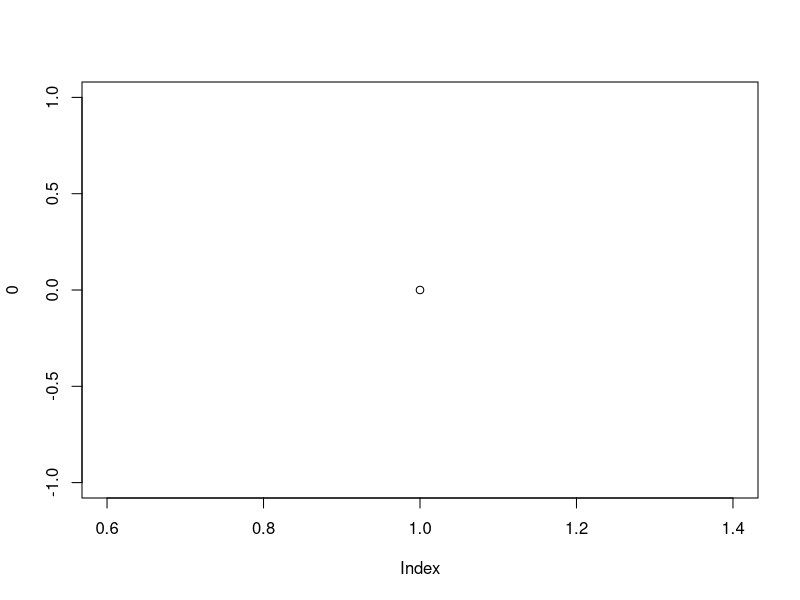
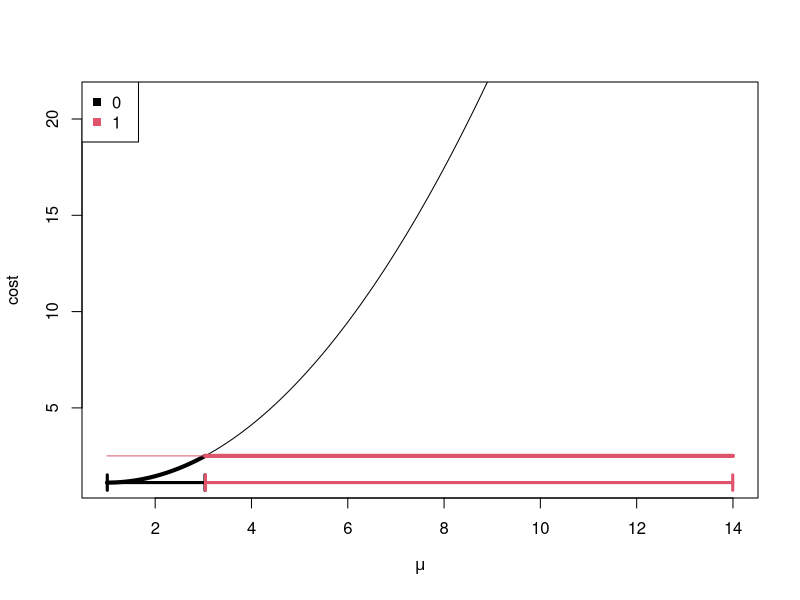
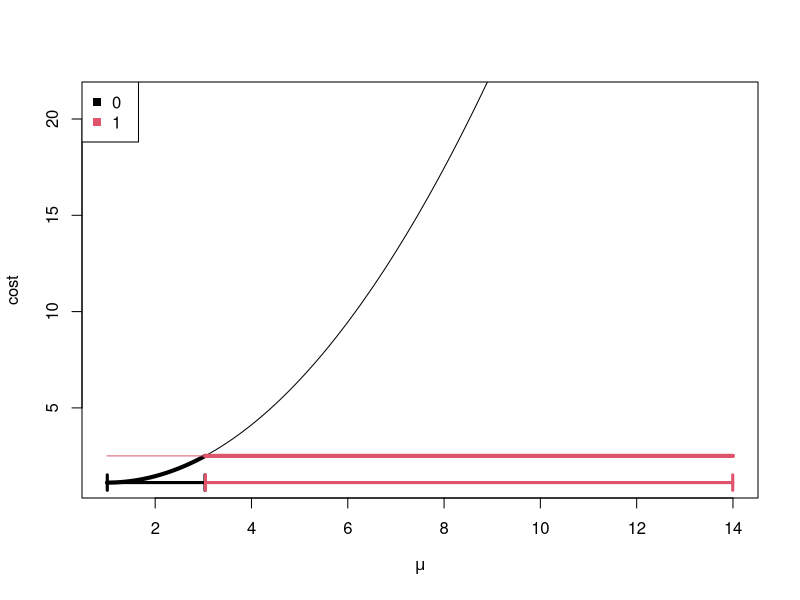
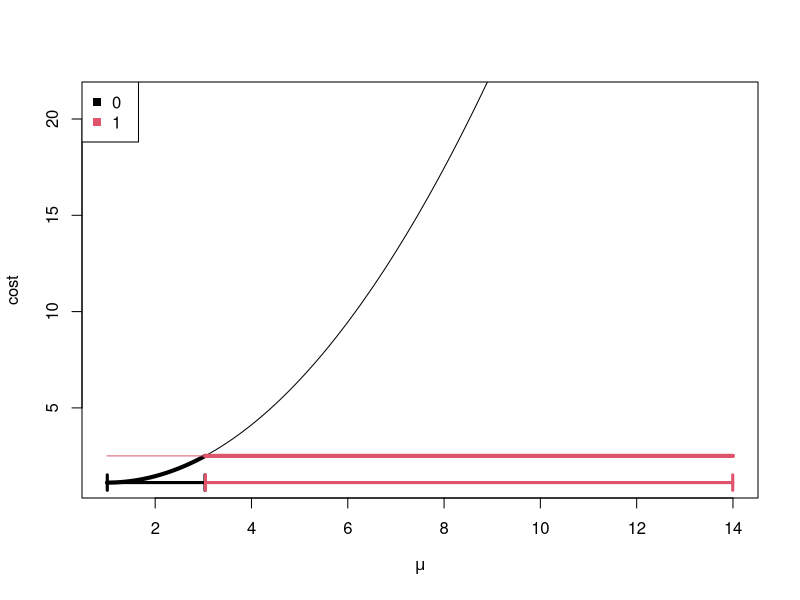
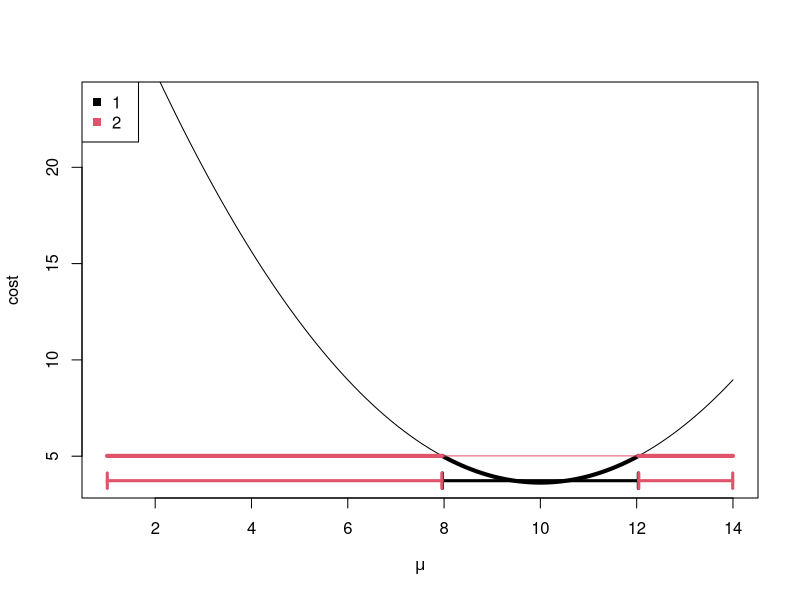
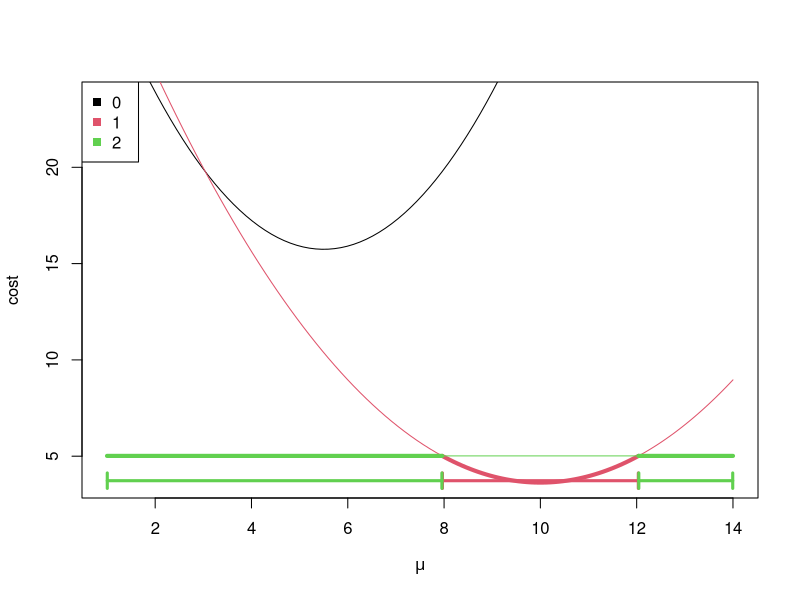
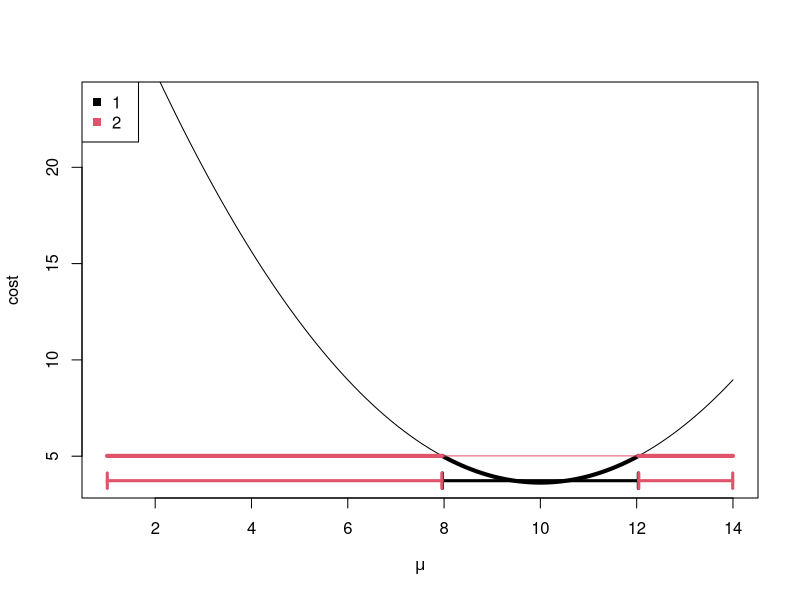
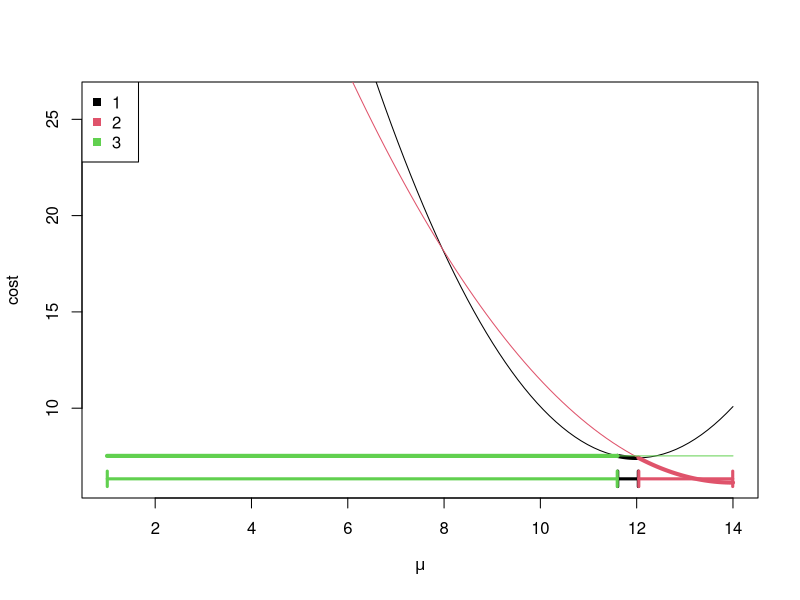

The R source for these figures, in order:
library(data.table)
library(ggplot2)
##library(animint)
##library(directlabels)

####Functions for doing set operations on continuous sets, where a set is stored as a vector of endpoints####

####Union####
u1 <- function(A,B) 
{ 
  if(is.na(A[1])){
    return(B)
  }
  else if(is.na(B[1])){
    return(A)
  }
  else{
    Both<-c(A,B)
    m<-matrix(Both,ncol=2,byrow=T)
    m2<-m[order(m[,1]),]
    Both<-as.vector(t(m2)) #vector now of ordered pairs
    U<-c()
    U[1:2]<-Both[1:2]
    for(i in 2:((length(Both))/2)){
      if(U[length(U)-1]<=Both[2*i-1]&Both[2*i]<=U[length(U)]){
        #do nothing#
      }
      else if(U[length(U)-1]<=Both[2*i-1]&Both[2*i-1]<=U[length(U)]&U[length(U)]<=Both[2*i]){
        U[(length(U)-1):length(U)]<-c(U[length(U)-1],Both[2*i])
      }
      else{U[(length(U)+1):(length(U)+2)]<-Both[(2*i-1):(2*i)]}
    }
    return(U)}
} 

####Intersection####
in1<-function(A,B){
  if(is.na(A[1])|is.na(B[1])){return(NA)}
  else{
    U<-c()
    for(i in 1:(length(A)/2)){
      for(j in 1:(length(B)/2)){
        i1<-max(A[2*i-1],B[2*j-1])
        i2<-min(A[2*i],B[2*j])
        if(i1<=i2){U[(length(U)+1):(length(U)+2)]<-c(i1,i2)}
      }
    }
    if(is.null(U)){return(NA)}
    I<-u1(U,U[1:2])
    return(I)}
}

####Set Difference####
setdiff1<-function(A,B,M=10000){
  if(is.na(A[1])){return(NA)}
  else if(is.na(B[1])){return(A)}
  else{
    delta<-1/M
    m<-matrix(B,ncol=2,byrow=T)
    m2<-m[order(m[,1]),]
    B<-as.vector(t(m2)) #vector now of ordered pairs
    index<-rep(c(-delta,delta),length=length(B))
    BC<-c(-M,B+index,M)
    se<-in1(A,BC)
    return(se)}
}

####Function using Rigaill's pruning methods on optimal partitioning, for normal data with change in mean and variance of 1.5####
set.seed(124)
y<-c(rnorm(60,2,1.5),rnorm(60,0,1))
y <- c(1, 10, 14, 13)
mu.min <- min(y)
mu.max <- max(y)
pen <- log(length(y))
timestep <- 4
n<-length(y)
F<-c()
F[1] <- -pen
CP <- list()
CP[[1]] <-
  quad<-function(x,A,B,C){
    return(A*x^2+B*x+C)
  }
LOC<-c()
LOC[1]<-0
Set<-list()
D<-c(min(y),max(y))
Set[[1]]<-D
a<-c(0);b<-c(0);c<-c(F[1]+pen)
plot(0)
not.bold.lines.list <- list()
bold.lines.list <- list()
intervals.list <- list()
Step <- function(s){
  factor(s, c("before", "unpruned", "pruned"))
}
plotFuns <- function(oloc.vec, step, timestep){
  for(kk in oloc.vec){
    if(kk==oloc.vec[1]){
      plot(x,a[kk+1]*x^2+b[kk+1]*x+c[kk+1],type="l",col=co[kk==oloc.vec],ylim=F[taustar+1]+c(0,20),xlab=expression(mu),ylab="cost",xlim=c(mu.min,mu.max))
    }else{
      lines(x,a[kk+1]*x^2+b[kk+1]*x+c[kk+1],col=co[kk==oloc.vec])
    }
    not.bold.lines.list[[paste(timestep, step, kk)]] <<- data.table(
      timestep,
      step=Step(step),
      mean=x,
      cost=a[kk+1]*x^2+b[kk+1]*x+c[kk+1],
      kk,
      kk.fac=factor(kk),
      is.min=FALSE)
    interval.vec <- Set[[kk+1]]
    if(length(interval.vec)>0){
      mm=length(interval.vec)/2
      if(is.na(interval.vec[1])==FALSE){
        if(interval.vec[1]<mu.min){interval.vec[1]=mu.min}
        if(interval.vec[length(interval.vec)]>mu.max){
          interval.vec[length(interval.vec)]=mu.max
        }
      }
      delta=.4 #interval boundary segment height
      delta2=.005 #interval boundary segment offset
      if(!is.na(interval.vec[1])){
        start.i <- seq(1, length(interval.vec), by=2)
        end.i <- seq(2, length(interval.vec), by=2)
        intervals.list[[paste(timestep, step, kk)]] <<- data.table(
          timestep,
          step=Step(step),
          min=interval.vec[start.i],
          max=interval.vec[end.i],
          kk, kk.fac=factor(kk))
      }
      for(ii in 1:mm) {
        lines(interval.vec[2*ii-c(1,0)]+c(delta2,-delta2),rep(min(c[oloc.vec+1]-0.25*b[oloc.vec+1]^2/(1e-3+a[oloc.vec+1])),2),lwd=3,col=co[(kk)==oloc.vec])#interval
        lines(rep(interval.vec[2*ii-1],2)+delta2,c(min(c[oloc.vec+1]-0.25*b[oloc.vec+1]^2/(1e-3+a[oloc.vec+1]))-delta,min(c[oloc.vec+1]-0.25*b[oloc.vec+1]^2/(1e-3+a[oloc.vec+1]))+delta),lwd=3,col=co[(kk)==oloc.vec])#left interval boundary
        lines(rep(interval.vec[2*ii-0],2)-delta2,c(min(c[oloc.vec+1]-0.25*b[oloc.vec+1]^2/(1e-3+a[oloc.vec+1]))-delta,min(c[oloc.vec+1]-0.25*b[oloc.vec+1]^2/(1e-3+a[oloc.vec+1]))+delta),lwd=3,col=co[(kk)==oloc.vec])#right interval boundary
        ######boldbit
        if(is.na(interval.vec[2*ii-1])==FALSE){
          x2<-seq(interval.vec[2*ii-1],interval.vec[2*ii-0],length=50)
          lines(x2,a[kk+1]*x2^2+b[kk+1]*x2+c[kk+1],col=co[(kk)==oloc.vec],lwd=4)#bold part of function which attains the minimum.
          bold.lines.list[[paste(timestep, step, kk, ii)]] <<- data.table(
            timestep,
            step=Step(step),
            mean=x2,
            cost=a[kk+1]*x2^2 + b[kk+1]*x2 + c[kk+1],
            is.min=TRUE,
            kk, kk.fac=factor(kk),
            ii)
        }#has an interval
      }#for(ii
    }#if(length(interval.vec
  }##for(kk in oloc.vec
  legend("topleft", legend=paste(oloc.vec," "), col=co,pch=15,bg="white")
}
for (taustar in 1:n){
  temp<-c()
  for (tau in 1:length(LOC)){
    vs<-LOC[tau]
    a[vs+1]<-a[vs+1]+1/3
    b[vs+1]<-b[vs+1]-(2/3)*y[taustar]
    c[vs+1]<-c[vs+1]+(1/2)*log(3*pi)+(1/3)*(y[taustar])^2
    temp[tau]<-NA
    if(a[vs+1]==0){
      temp[tau]<-c[vs+1]
    }else{
      for(i in 1:(length(Set[[vs+1]])/2)){
        if(Set[[vs+1]][2*i-1] <= -b[vs+1]/(2*a[vs+1])
           & -b[vs+1]/(2*a[vs+1]) <= Set[[vs+1]][2*i]){
          temp[tau]<-quad(-b[vs+1]/(2*a[vs+1]),a[vs+1],b[vs+1],c[vs+1])}
      }
      if(is.na(temp[tau])){
        temp[tau] <- min(quad(Set[[vs+1]], a[vs+1], b[vs+1], c[vs+1]))
      }
    }
  }
  F[taustar+1]<-min(temp,na.rm=T)
  taudash<-LOC[(which(temp==F[taustar+1]))]
  CP[[taustar+1]]<-c(CP[[taudash+1]],taudash)
  a[taustar+1]<-0;b[taustar+1]<-0;c[taustar+1]<-F[taustar+1]+pen
  Set[[taustar+1]]<-D
  OLOC=c(LOC,taustar)
  ####THE PRUNING BIT####
  for(tau in LOC){
    I <- if((b[tau+1]^2-4*a[tau+1]*(c[tau+1]-F[taustar+1]-pen))<0){
      NA
    }else{
      c(
      (-b[tau+1]-sqrt(b[tau+1]^2-4*a[tau+1]*(c[tau+1]-F[taustar+1]-pen)))/
        (2*a[tau+1]),
      (-b[tau+1]+sqrt(b[tau+1]^2-4*a[tau+1]*(c[tau+1]-F[taustar+1]-pen)))/
        (2*a[tau+1]))
    }
    Set[[tau+1]]<-in1(Set[[tau+1]],I) #intersect function for continuous sets
    if (is.na(Set[[tau+1]][1])){
      LOC<-setdiff(LOC,tau) #discrete set uses the setdiff function
    }
    Set[[taustar+1]]<-setdiff1(Set[[taustar+1]],I) #continuous set uses my setdiff1 function
  }
  if(!is.na(Set[[taustar+1]][1])){
    LOC<-c(LOC,taustar)
  }
  ####PRUNING BIT ENDS####
  ######PLOT timestep-1 ###########
  ##if(taustar==timestep-1){
  x=seq(mu.min,mu.max,length=100)
  co=1:length(OLOC)
  OLOCdash<-c()
  for(it in OLOC){
    if(is.na(Set[[it+1]][1])==FALSE){
      OLOCdash<-c(OLOCdash,it)
    }
  }
  plotFuns(OLOCdash, "before", taustar+1)
  ## for(kk in OLOCdash){
  ##   if(kk==OLOCdash[1]){
  ##     plot(x,a[kk+1]*x^2+b[kk+1]*x+c[kk+1],type="l",col=co[kk==OLOCdash],ylim=F[taustar+1]+c(0,20),xlab=expression(mu),ylab="cost",xlim=c(mu.min,mu.max))
  ##   }else{
  ##     lines(x,a[kk+1]*x^2+b[kk+1]*x+c[kk+1],col=co[kk==OLOCdash])
  ##   }
  ##   not.bold.lines.list[[paste("before", kk)]] <- data.table(
  ##     step=Step("before"),
  ##     mean=x,
  ##     cost=a[kk+1]*x^2+b[kk+1]*x+c[kk+1],
  ##     kk,
  ##     kk.fac=factor(kk),
  ##     is.min=FALSE)
  ##   interval.vec <- Set[[kk+1]]
  ##   if(length(interval.vec)>0){
  ##     mm=length(interval.vec)/2
  ##     if(is.na(interval.vec[1])==FALSE){
  ##       if(interval.vec[1]<mu.min){interval.vec[1]=mu.min}
  ##       if(interval.vec[length(interval.vec)]>mu.max){
  ##         interval.vec[length(interval.vec)]=mu.max
  ##       }
  ##     }
  ##     delta=.4 #interval boundary segment height
  ##     delta2=.005 #interval boundary segment offset
  ##     if(!is.na(interval.vec[1])){
  ##       start.i <- seq(1, length(interval.vec), by=2)
  ##       end.i <- seq(2, length(interval.vec), by=2)
  ##       intervals.list[[paste("before", kk)]] <- data.table(
  ##         step=Step("before"),
  ##         min=interval.vec[start.i],
  ##         max=interval.vec[end.i],
  ##         kk, kk.fac=factor(kk))
  ##     }
  ##     for(ii in 1:mm) {
  ##       lines(interval.vec[2*ii-c(1,0)]+c(delta2,-delta2),rep(min(c[OLOCdash+1]-0.25*b[OLOCdash+1]^2/(1e-3+a[OLOCdash+1])),2),lwd=3,col=co[(kk)==OLOCdash])#interval
  ##       lines(rep(interval.vec[2*ii-1],2)+delta2,c(min(c[OLOCdash+1]-0.25*b[OLOCdash+1]^2/(1e-3+a[OLOCdash+1]))-delta,min(c[OLOCdash+1]-0.25*b[OLOCdash+1]^2/(1e-3+a[OLOCdash+1]))+delta),lwd=3,col=co[(kk)==OLOCdash])#left interval boundary
  ##       lines(rep(interval.vec[2*ii-0],2)-delta2,c(min(c[OLOCdash+1]-0.25*b[OLOCdash+1]^2/(1e-3+a[OLOCdash+1]))-delta,min(c[OLOCdash+1]-0.25*b[OLOCdash+1]^2/(1e-3+a[OLOCdash+1]))+delta),lwd=3,col=co[(kk)==OLOCdash])#right interval boundary
  ##       ######boldbit
  ##       if(is.na(interval.vec[2*ii-1])==FALSE){
  ##         x2<-seq(interval.vec[2*ii-1],interval.vec[2*ii-0],length=50)
  ##         lines(x2,a[kk+1]*x2^2+b[kk+1]*x2+c[kk+1],col=co[(kk)==OLOCdash],lwd=4)#bold part of function which attains the minimum.
  ##         bold.lines.list[[paste("before", kk, ii)]] <- data.table(
  ##           step=Step("before"),
  ##           mean=x2,
  ##           cost=a[kk+1]*x2^2 + b[kk+1]*x2 + c[kk+1],
  ##           is.min=TRUE,
  ##           kk, kk.fac=factor(kk),
  ##           ii)
  ##       }
  ##       ######
  ##     }#for(ii
  ##   }#length(Set[kk+1
  ## }##for(kk in OLOCdash
  ## legend("topleft", legend=paste(OLOCdash," "), col=co,pch=15,bg="white")}
  ####PLOT END########
  ##}
  ######PLOT timestep mid###########
  ##if(taustar==timestep){
  x=seq(mu.min,mu.max,length=100)
  OLOCdash<-c(OLOCdash,taustar)
  co=1:length(OLOCdash)
  plotFuns(OLOC, "unpruned", taustar)
  ## for(kk in OLOC){
  ##   if(kk==OLOC[1]){
  ##     plot(x,a[kk+1]*x^2+b[kk+1]*x+c[kk+1],type="l",col=co[kk==OLOC],ylim=F[taustar+1]+c(0,20),xlab=expression(mu),ylab="cost",xlim=c(mu.min,mu.max))
  ##   }else{
  ##     lines(x,a[kk+1]*x^2+b[kk+1]*x+c[kk+1],col=co[kk==OLOC])
  ##   }
  ##   not.bold.lines.list[[paste("unpruned", kk)]] <- data.table(
  ##     step=Step("unpruned"),
  ##     mean=x,
  ##     cost=a[kk+1]*x^2+b[kk+1]*x+c[kk+1],
  ##     kk,
  ##     kk.fac=factor(kk),
  ##     is.min=FALSE)
  ##   ## Set is a list of numeric vectors, one for each cost
  ##   ## function. if the vector has only one element which is
  ##   ## missing, then it has no intervals, and it will be
  ##   ## pruned. Otherwise each vector should be an even number of
  ##   ## elements, which indicate the starts and ends of the
  ##   ## intervals, e.g. c(start1,end1,start2,end2)
  ##   interval.vec <- Set[[kk+1]]
  ##   if(length(interval.vec)>0){
  ##     mm <- length(interval.vec)/2
  ##     if(is.na(interval.vec[1])==FALSE){
  ##       if(interval.vec[1] < mu.min){
  ##         interval.vec[1] <- mu.min
  ##       }
  ##       if(interval.vec[length(interval.vec)] > mu.max){
  ##         interval.vec[length(interval.vec)] <- mu.max
  ##       }
  ##     }
  ##     delta <- .4 #size of "fleck"
  ##     delta2 <- .005 #size of space between "flecks"
  ##     if(!is.na(interval.vec[1])){
  ##       start.i <- seq(1, length(interval.vec), by=2)
  ##       end.i <- seq(2, length(interval.vec), by=2)
  ##       intervals.list[[paste("unpruned", kk)]] <- data.table(
  ##         step=Step("unpruned"),
  ##         min=interval.vec[start.i],
  ##         max=interval.vec[end.i],
  ##         kk, kk.fac=factor(kk))
  ##     }
  ##     for(ii in 1:mm) {
  ##       lines(interval.vec[2*ii-c(1,0)]+c(delta2,-delta2),rep(min(c[OLOC+1]-0.25*b[OLOC+1]^2/(1e-3+a[OLOC+1])),2),lwd=3,col=co[kk==OLOC])
  ##       lines(rep(interval.vec[2*ii-1],2)+delta2,c(min(c[OLOC+1]-0.25*b[OLOC+1]^2/(1e-3+a[OLOC+1]))-delta,min(c[OLOC+1]-0.25*b[OLOC+1]^2/(1e-3+a[OLOC+1]))+delta),lwd=3,col=co[kk==OLOC])
  ##       lines(rep(interval.vec[2*ii-0],2)-delta2,c(min(c[OLOC+1]-0.25*b[OLOC+1]^2/(1e-3+a[OLOC+1]))-delta,min(c[OLOC+1]-0.25*b[OLOC+1]^2/(1e-3+a[OLOC+1]))+delta),lwd=3,col=co[kk==OLOC])
  ##       ######boldbit
  ##       if(is.na(interval.vec[2*ii-1])==FALSE){
  ##         ## It is essential that x2 starts and ends at the min and
  ##         ## max of the interval (otherwise the min envelope will
  ##         ## not be completely bold).
  ##         x2 <- seq(interval.vec[2*ii-1], interval.vec[2*ii-0], length=50)
  ##         lines(x2,a[kk+1]*x2^2+b[kk+1]*x2+c[kk+1],col=co[kk==OLOC],lwd=4)
  ##         bold.lines.list[[paste("unpruned", kk, ii)]] <- data.table(
  ##           step=Step("unpruned"),
  ##           mean=x2,
  ##           cost=a[kk+1]*x2^2 + b[kk+1]*x2 + c[kk+1],
  ##           is.min=TRUE,
  ##           kk, kk.fac=factor(kk),
  ##           ii)
  ##       }
  ##       ######
  ##     }
  ##   }
  ## }
  ## legend("topleft", legend=paste(OLOC," "), col=co[OLOC%in%OLOCdash],pch=15,bg="white")
  ####PLOT END########
  ######PLOT timestep end##########
  OLOCdash2<-c()
  for(it in OLOC){
    if(is.na(Set[[it+1]][1])==FALSE){
      OLOCdash2<-c(OLOCdash2,it)}
  }
  plotFuns(OLOCdash2, "pruned", taustar)
  ## for(kk in OLOCdash2){
  ##   if(kk==OLOCdash2[1]){
  ##     plot(x,a[kk+1]*x^2+b[kk+1]*x+c[kk+1],type="l",col=co[kk==OLOCdash],ylim=F[taustar+1]+c(0,20),xlab=expression(mu),ylab="cost",xlim=c(mu.min,mu.max))
  ##   }else{
  ##     lines(x,a[kk+1]*x^2+b[kk+1]*x+c[kk+1],col=co[kk==OLOCdash])
  ##   }
  ##   not.bold.lines.list[[paste("pruned", kk)]] <- data.table(
  ##     step=Step("pruned"),
  ##     mean=x,
  ##     cost=a[kk+1]*x^2+b[kk+1]*x+c[kk+1],
  ##     kk,
  ##     kk.fac=factor(kk),
  ##     is.min=FALSE)
  ##   interval.vec <- Set[[kk+1]]
  ##   if(length(interval.vec)>0){
  ##     mm=length(interval.vec)/2
  ##     if(is.na(interval.vec[1])==FALSE){
  ##       if(interval.vec[1]<mu.min){interval.vec[1]=mu.min}
  ##       if(interval.vec[length(interval.vec)]>mu.max){interval.vec[length(interval.vec)]=mu.max}}
  ##     delta=.4 #size of "fleck"
  ##     delta2=.005 #size of space between "flecks"
  ##     if(!is.na(interval.vec[1])){
  ##       start.i <- seq(1, length(interval.vec), by=2)
  ##       end.i <- seq(2, length(interval.vec), by=2)
  ##       intervals.list[[paste("pruned", kk)]] <- data.table(
  ##         step=Step("pruned"),
  ##         min=interval.vec[start.i],
  ##         max=interval.vec[end.i],
  ##         kk, kk.fac=factor(kk))
  ##     }
  ##     for(ii in 1:mm) {lines(interval.vec[2*ii-c(1,0)]+c(delta2,-delta2),rep(min(c[OLOCdash2+1]-0.25*b[OLOCdash2+1]^2/(1e-3+a[OLOCdash2+1])),2),lwd=3,col=co[kk==OLOCdash])
  ##       lines(rep(interval.vec[2*ii-1],2)+delta2,c(min(c[OLOCdash2+1]-0.25*b[OLOCdash2+1]^2/(1e-3+a[OLOCdash2+1]))-delta,min(c[OLOCdash2+1]-0.25*b[OLOCdash2+1]^2/(1e-3+a[OLOCdash2+1]))+delta),lwd=3,col=co[kk==OLOCdash])
  ##       lines(rep(interval.vec[2*ii-0],2)-delta2,c(min(c[OLOCdash2+1]-0.25*b[OLOCdash2+1]^2/(1e-3+a[OLOCdash2+1]))-delta,min(c[OLOCdash2+1]-0.25*b[OLOCdash2+1]^2/(1e-3+a[OLOCdash2+1]))+delta),lwd=3,col=co[kk==OLOCdash])
  ##       ######boldbit
  ##       if(is.na(interval.vec[2*ii-1])==FALSE){
  ##         x2<-seq(interval.vec[2*ii-1],interval.vec[2*ii-0],length=50)
  ##         lines(x2,a[kk+1]*x2^2+b[kk+1]*x2+c[kk+1],col=co[kk==OLOCdash],lwd=4)}
  ##         bold.lines.list[[paste("pruned", kk, ii)]] <- data.table(
  ##           step=Step("pruned"),
  ##           mean=x2,
  ##           cost=a[kk+1]*x2^2 + b[kk+1]*x2 + c[kk+1],
  ##           is.min=TRUE,
  ##           kk, kk.fac=factor(kk),
  ##           ii)
  ##       ######
  ##     }
  ##   }
  ## }
  ## legend("topleft", legend=paste(OLOCdash2," "), col=co[OLOCdash%in%OLOCdash2],pch=15,bg="white")
  ####PLOT END########
  #print(taustar)
  ##}#if(taustar==timestep)
} 
#return(c(F[n+1],CP[[n+1]]))
intervals <- do.call(rbind, intervals.list)
not.bold.lines <- do.call(rbind, not.bold.lines.list)
bold.lines <- do.call(rbind, bold.lines.list)
cost.min <- not.bold.lines[, list(min=min(cost)), by=.(step, timestep, kk)]

##dput(RColorBrewer::brewer.pal(Inf, "Set1"))
change.colors <-
  c("#E41A1C", "#377EB8", "#4DAF4A", "#984EA3", "#FF7F00", "#FFFF33", 
    "#A65628", "#F781BF", "#999999")
with.legend <- ggplot()+
  ggtitle(paste(
    "FPOP with penalty =",pen))+
  theme_bw()+
  coord_cartesian(ylim=c(0, max(cost.min$min)+1))+
  theme(panel.margin=grid::unit(0, "lines"))+
  facet_grid(timestep ~ step)+
  scale_color_manual(values=change.colors)+
  scale_size_manual(values=c("TRUE"=1, "FALSE"=0.25))+
  geom_segment(aes(min, -Inf, xend=max, yend=-Inf, color=kk.fac),
               data=intervals,
               size=2)+
  geom_text(aes(min, -Inf, label="|"),
            color="white",
            size=10,
            data=intervals)+
  geom_text(aes(min, -Inf, label="|"),
            color="black",
            size=5,
            data=intervals)+
  geom_line(aes(mean, cost, color=kk.fac, size=is.min,
                group=kk),
            data=not.bold.lines)+
  geom_line(aes(mean, cost, color=kk.fac, size=is.min,
                group=paste(kk, ii)),
            data=bold.lines)

##with.labels <- direct.label(with.legend, "last.qp")

pdf("figure-unconstrained-FPOP-normal.pdf")
print(with.legend)
dev.off()

####Code to run the function####
#y<-SimChange(1000,c(1,2,3,0,5,4,6,5,1),1.5)
#plot(y[[2]],typ="l")
#abline(v=y[[1]],col="red")

#OPR<-OptimalPartitioningRig(y[[2]],negloglike.norm.mean2,log(1000));OPR
#abline(v=OPR,col="blue")



